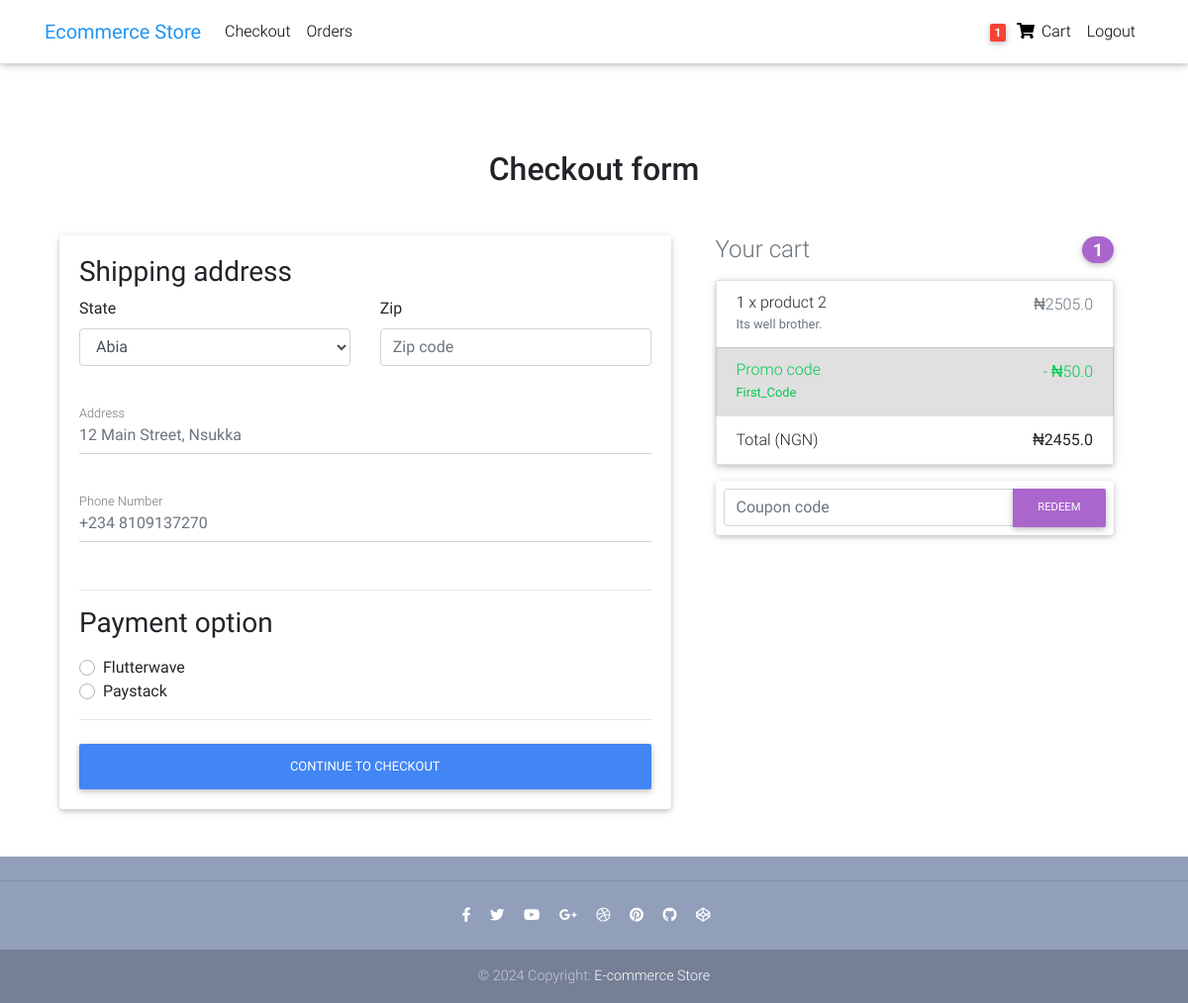
Page /checkout/ (signed in) on the earlier database version.
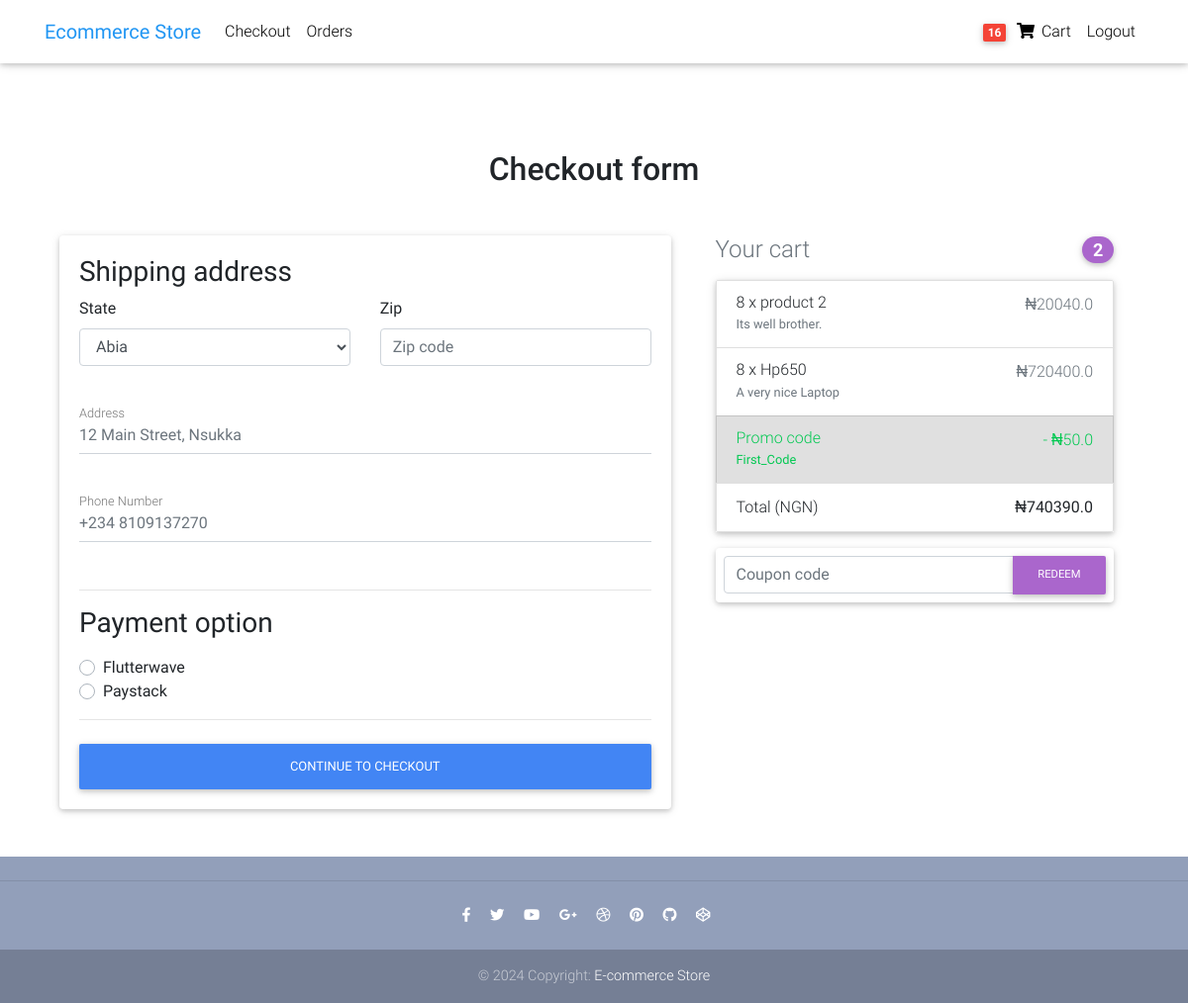
Same page on the later database version.
### users/models.py (models this page shows)
class UserModel(AbstractUser):
    username = models.CharField(null=False, blank=True, max_length=100)
    first_name = models.CharField(max_length=100)
    other_names = models.CharField(max_length=100, blank=True, null=True)
    email = models.EmailField(unique=True)
    def __str__(self):
        return self.first_name
    USERNAME_FIELD = 'email'
    REQUIRED_FIELDS = [
        'first_name'
    ]
    objects = CustomUserManager()

### core/models.py (models this page shows, shortened)
class Order(models.Model):
    user = models.ForeignKey(USER, on_delete=models.CASCADE)
    items = models.ManyToManyField(OrderItem)
    start_date = models.DateTimeField(auto_now_add= True)
    ordered_date = models.DateTimeField()
    ordered = models.BooleanField(default=False)
    billing_address = models.ForeignKey("BillingAddress",on_delete = models.SET_NULL, null = True, blank = True)
    payment = models.ForeignKey("Payment",on_delete = models.SET_NULL, null = True, blank = True)
    coupon = models.ForeignKey("Coupon",on_delete = models.SET_NULL, null = True, blank = True)
    total = models.FloatField(null = True, blank = True)
    @property
    def order_total(self):
        total = 0
        for ordered_item in self.items.all():
            total += ordered_item.get_final_total_price()
        if self.coupon:
            total -= self.coupon.amount
        return total

class OrderItem(models.Model):
    item = models.ForeignKey(Item, on_delete=models.CASCADE)
    quantity = models.PositiveIntegerField(default = 1)
    user = models.ForeignKey(USER, on_delete = models.CASCADE)
    ordered = models.BooleanField(default=False)
    def get_total_item_discount_price(self):
        num_items = self.quantity
        price = self.item.discount_price
        total = num_items * price
        return total
    def get_total_item_price(self):
        num_items = self.quantity
        price = self.item.price
        total = num_items * price
        return total
    def get_final_total_price(self):
        if self.item.discount_price:
            return self.get_total_item_discount_price()
        else:
            return self.get_total_item_price()

class Item(models.Model):
    title = models.CharField(max_length=100)
    price = models.FloatField()
    discount_price = models.FloatField(null = True, blank = True)
    category = models.ForeignKey(Category, on_delete = models.CASCADE)
    label = models.CharField(choices = LABEL_CHOICES, max_length=10)
    image = models.ImageField(upload_to = "items/",  default = "items/imagePL.svg")
    description = models.TextField()
    slug = models.SlugField()

class Coupon(models.Model):
    code = models.CharField(max_length = 15)
    amount = models.FloatField()

### core/views.py (the view, shortened to what this page needs)
class CheckoutView(LoginRequiredMixin,View):
    def get(self, request):
        print(request.user)
        print(request.user.id)
        form = CheckoutForm()
        couponform = CouponForm()
        print("Coupon Code     >  ", couponform)
        order = None
        try:
            order = Order.objects.get(user = request.user, ordered = False)
            if not(order.items.all().exists()):
                raise Exception
        except:
            messages.info(request, "You have no order!")
            return redirect("/")
        context = {
            "form":form,
            'couponform':couponform,
            "order":order
        }
        return render(request, "core/checkout-page.html", context)

### core/forms.py
class CheckoutForm(forms.Form):
    shipping_zip = forms.CharField(required= True, widget=forms.TextInput(attrs={
        'placeholder':'Zip code',
        'id':'shipping_zip',  'class':'form-control'
    }))
    state = forms.ChoiceField(choices=NIGERIA_STATES, widget=forms.Select(attrs={
        'class':'form-control'
    }))
    shipping_address = forms.CharField(widget=forms.TextInput(attrs={
        'placeholder':'12 Main Street, Nsukka',
        'id':'shipping_address',  'class':'form-control'
    }))
    phone_number = forms.CharField(required=False,max_length=15, widget=forms.TextInput(attrs={
        'type':'tel' ,'placeholder':'+234 8109137270', 'id':'phone_number', 'class':'form-control',
    }))
    payment_option = forms.ChoiceField(widget=forms.RadioSelect, choices=PAYMENT_OPTION)

class CouponForm(forms.ModelForm):
    class Meta:
        model = Coupon
        fields = ['code']
        widgets = {
            'code':forms.TextInput(attrs={
                'placeholder':'Coupon code',
                'class':'form-control',
                'arial-label':'Recipient\'s username',
                'arial-describedby': 'basic-addon2'
            })
        }

### templates/core/checkout-page.html (shortened to what this page needs)
{% extends "base.html" %}
{% load crispy_forms_tags %}
{% block content %}
  <main >
    <div class="container wow fadeIn">
      <h2 class="my-5 h2 text-center">Checkout form</h2>
      <div class="row">
        <div class="col-lg-7 col-md-7 mb-4">
          <div class="card">
            <form method="POST" class="card-body">
              <h3>Shipping address</h3>
              <div class='hideable_shipping_form'>
                <div class="row">
                  <div class="col-lg-6 col-md-12 mb-4">
                    <label for="country">State</label>
                    {{ form.state }}
                  </div>
                  <div class="col-lg-6 col-md-6 mb-4">
                    <label for="shipping_zip">Zip</label>
                    <input type='text' placeholder='Zip code' id='shipping_zip' name='shipping_zip' class='form-control' />
                  </div>
                </div>
                <div class="md-form mb-5">
                  {{form.shipping_address}}
                  <label for="shipping_address" class="">Address</label>
                </div>
                <div class="md-form mb-5">
                  {{form.phone_number}}
                  <label for="phone_number" class="">Phone Number</label>
                </div>
              </div>
              <hr>
              <h3>Payment option</h3>
              <div class="d-block my-3">
                {% for value, name in form.fields.payment_option.choices %}
                <div class="custom-control custom-radio">
                  <label class="custom-control-label" for="{{ name }}">{{ name }}</label>
                </div>
                {% endfor %}
              </div>
              <hr class="mb-4">
              <button class="btn btn-primary  btn-block" type="submit">Continue to checkout</button>
            </form>
          </div>
        </div>
        <div class="col-lg-5 col-md-5 mb-4">
          {% include "partials/order_snippet.html" %}
        </div>
      </div>
    </div>
  </main>
{% endblock content %}

### templates/partials/nav.html (shortened to what this page needs)
 {% load cart_tags %}
  <nav class="navbar fixed-top navbar-expand-lg navbar-light white scrolling-navbar">
    <div class="container">
      <a class="navbar-brand waves-effect" href="{%url 'home'%}">
        <strong class="blue-text">Ecommerce Store</strong>
      </a>
      <div class="collapse navbar-collapse" id="navbarSupportedContent">
        <ul class="navbar-nav mr-auto">
          <li class="nav-item">
            <a class="nav-link waves-effect" href='/checkout'>Checkout</a>
          </li>
          <li class="nav-item">
            <a class="nav-link waves-effect" href="{% url 'order-summary'%}">Orders</a>
          </li>
        </ul>
        <ul class="navbar-nav nav-flex-icons">
          {%if request.user.is_authenticated %}
          <li class="nav-item">
            <a class="nav-link waves-effect" href="{% url 'order-summary'  %}">
              <span class="badge red z-depth-1 mr-1"> {{request.user|cart_item_count}}</span>
              <i class="fas fa-shopping-cart"></i>
              <span class="clearfix d-none d-sm-inline-block"> Cart </span>
            </a>
          </li>
          <li class="nav-item">
            <a class="nav-link waves-effect" href='{% url "logout" %}' >Logout</a>
          </li>
          {% endif %}
        </ul>
      </div>
    </div>
  </nav>

### templates/partials/order_snippet.html (shortened to what this page needs)
<div class="col-md-12 mb-4">
    <h4 class="d-flex justify-content-between align-items-center mb-3">
    <span class="text-muted">Your cart</span>
    <span class="badge badge-secondary badge-pill">{{ order.items.count }}</span>
    </h4>
    <ul class="list-group mb-3 z-depth-1">
    {% for order_item in order.items.all %}
    <li class="list-group-item d-flex justify-content-between lh-condensed">
        <div>
        <h6 class="my-0">{{ order_item.quantity }} x {{ order_item.item.title}}</h6>
        <small class="text-muted">{{ order_item.item.description}}</small>
        </div>
        <span class="text-muted">&#8358;{{ order_item.get_final_total_price }}</span>
    </li>
    {% endfor %}
    {% if order.coupon %}
    <li class="list-group-item d-flex justify-content-between bg-light">
        <div class="text-success">
        <h6 class="my-0">Promo code</h6>
        <small>{{ order.coupon.code }}</small>
        </div>
        <span class="text-success"> - &#8358;{{ order.coupon.amount }}</span>
    </li>
    {% endif %}
    <li class="list-group-item d-flex justify-content-between">
        <span>Total (NGN)</span>
        <strong>&#8358;{{ order.order_total }}</strong>
    </li>
    </ul>
    <form class="card p-2" action="{% url 'apply-coupon' %}" method="POST">
        <div class="input-group">
            {{ couponform.code }}
            <div class="input-group-append">
            <button class="btn btn-secondary btn-md waves-effect m-0" type="submit">Redeem</button>
            </div>
        </div>
    </form>
</div>

Differences in the rows shown:
changed through a linked row, UserModel: user|cart_item_count "1" → "16"
changed Order "First_Code": items.count "1" → "2"; order_total "2455.0" → "740390.0"
changed OrderItem "product 2": quantity "1" → "8"; get_final_total_price "2505.0" → "20040.0"
added OrderItem: quantity "8", item "Hp650", item.description "A very nice Laptop", get_final_total_price "720400.0"
